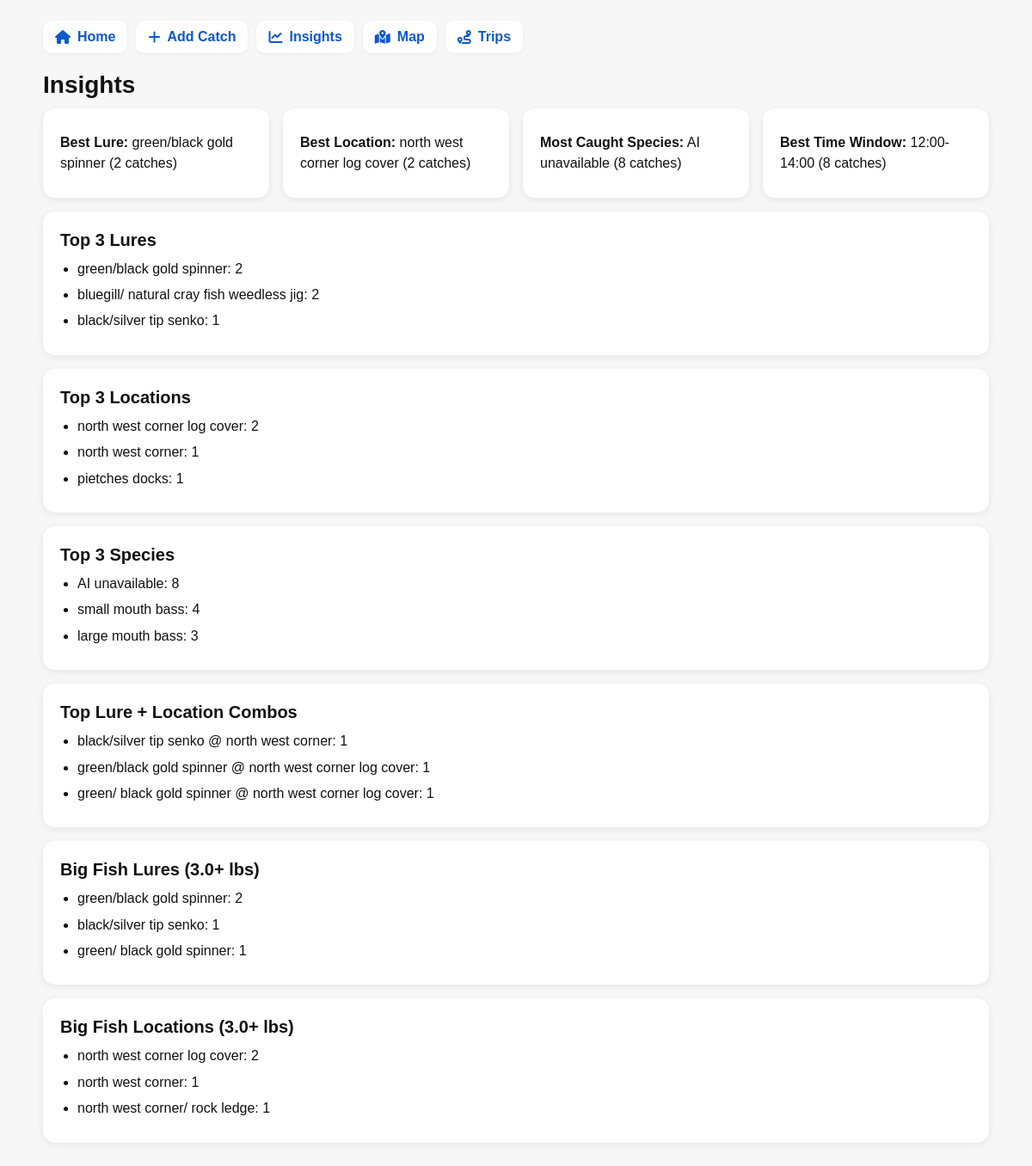
Screenshot of /insights with the database file from the repository.
### tables this page shows
CREATE TABLE catches (
            id INTEGER PRIMARY KEY AUTOINCREMENT,
            timestamp TEXT,
            species TEXT,
            lure TEXT,
            technique TEXT,
            location TEXT,
            weight TEXT,
            length TEXT,
            wind TEXT,
            temp TEXT,
            notes TEXT,
            mode TEXT,
            photo_path TEXT,
            photo_taken_at TEXT,
            photo_gps_lat TEXT,
            photo_gps_lon TEXT,
            photo_device TEXT,
            metadata_found INTEGER
        , is_favorite INTEGER DEFAULT 0, cloud_cover TEXT, trip_id INTEGER, water_temp TEXT, air_pressure TEXT);

### app.py (the view)
@app.route("/insights")
def insights():
    catches = get_all_catches()
    data = get_insights(catches)
    return render_template("insights.html", data=data)

### app.py (called while the page is built, shortened)
def get_connection():
    conn = sqlite3.connect(DB_FILE)
    conn.row_factory = sqlite3.Row
    return conn

def get_all_catches(search="", species="", lure="", location=""):
    conn = get_connection()
    cursor = conn.cursor()
    query = "SELECT * FROM catches WHERE 1=1"
    params = []
    if species:
        query += " AND species = ?"
        params.append(species)
    if lure:
        query += " AND lure = ?"
        params.append(lure)
    if location:
        query += " AND location = ?"
        params.append(location)
    query += " ORDER BY id DESC"
    cursor.execute(query, params)
    catches = cursor.fetchall()
    conn.close()
    return catches

def clean_value(value):
    if value is None:
        return None
    value = str(value).strip()
    if value == "":
        return None
    return value

def parse_datetime_from_catch(catch):
    timestamp = clean_value(catch["timestamp"])
    photo_taken_at = clean_value(catch["photo_taken_at"])
    for raw_time in [timestamp, photo_taken_at]:
        if not raw_time:
            continue
        for fmt in [
            "%Y-%m-%d %H:%M:%S",
            "%Y-%m-%d %H:%M",
            "%m/%d/%Y %I:%M %p",
            "%Y-%m-%dT%H:%M:%S",
            "%Y:%m:%d %H:%M:%S"
        ]:
            try:
                return datetime.strptime(raw_time, fmt)
            except ValueError:
                continue
    return None

def normalize_weight(weight):
    if weight is None:
        return None
    text = str(weight).strip().lower()
    text = text.replace("lbs", "").replace("lb", "").strip()
    try:
        return float(text)
    except ValueError:
        return None

### templates/insights.html
{% extends "base.html" %}
{% block content %}
<h1>Insights</h1>
<div class="grid">
    <div class="card">
        <p><strong>Best Lure:</strong> {% if data.best_lure %}{{ data.best_lure[0] }} ({{ data.best_lure[1] }} catches){% else %}N/A{% endif %}</p>
    </div>
    <div class="card">
        <p><strong>Best Location:</strong> {% if data.best_location %}{{ data.best_location[0] }} ({{ data.best_location[1] }} catches){% else %}N/A{% endif %}</p>
    </div>
    <div class="card">
        <p><strong>Most Caught Species:</strong> {% if data.top_species %}{{ data.top_species[0] }} ({{ data.top_species[1] }} catches){% else %}N/A{% endif %}</p>
    </div>
    <div class="card">
        <p><strong>Best Time Window:</strong> {% if data.best_time_window %}{{ data.best_time_window[0] }} ({{ data.best_time_window[1] }} catches){% else %}N/A{% endif %}</p>
    </div>
</div>
<div class="card">
    <h2>Top 3 Lures</h2>
    <ul>
        {% if data.top_lures %}
            {% for name, count in data.top_lures %}
                <li>{{ name }}: {{ count }}</li>
            {% endfor %}
        {% else %}
            <li>N/A</li>
        {% endif %}
    </ul>
</div>
<div class="card">
    <h2>Top 3 Locations</h2>
    <ul>
        {% if data.top_locations %}
            {% for name, count in data.top_locations %}
                <li>{{ name }}: {{ count }}</li>
            {% endfor %}
        {% else %}
            <li>N/A</li>
        {% endif %}
    </ul>
</div>
<div class="card">
    <h2>Top 3 Species</h2>
    <ul>
        {% if data.top_species_list %}
            {% for name, count in data.top_species_list %}
                <li>{{ name }}: {{ count }}</li>
            {% endfor %}
        {% else %}
            <li>N/A</li>
        {% endif %}
    </ul>
</div>
<div class="card">
    <h2>Top Lure + Location Combos</h2>
    <ul>
        {% if data.top_combos %}
            {% for name, count in data.top_combos %}
                <li>{{ name }}: {{ count }}</li>
            {% endfor %}
        {% else %}
            <li>N/A</li>
        {% endif %}
    </ul>
</div>
<div class="card">
    <h2>Big Fish Lures (3.0+ lbs)</h2>
    <ul>
        {% if data.big_lures %}
            {% for name, count in data.big_lures %}
                <li>{{ name }}: {{ count }}</li>
            {% endfor %}
        {% else %}
            <li>N/A</li>
        {% endif %}
    </ul>
</div>
<div class="card">
    <h2>Big Fish Locations (3.0+ lbs)</h2>
    <ul>
        {% if data.big_locations %}
            {% for name, count in data.big_locations %}
                <li>{{ name }}: {{ count }}</li>
            {% endfor %}
        {% else %}
            <li>N/A</li>
        {% endif %}
    </ul>
</div>
{% endblock %}

### templates/base.html (style rules this page uses)
body { font-family: Arial, sans-serif; max-width: 1100px; margin: 0 auto; padding: 16px; background: #f7f7f7; color: #111; }
h1 { margin-top: 0; margin-bottom: 10px; font-size: 28px; line-height: 1.2; }
h2 { margin-top: 0; margin-bottom: 10px; font-size: 20px; line-height: 1.3; }
p { margin: 8px 0; line-height: 1.5; }
.card { background: white; border-radius: 14px; padding: 16px; margin-bottom: 16px; box-shadow: 0 2px 8px rgba(0,0,0,0.08); }
.grid { display: grid; grid-template-columns: 1fr; gap: 16px; }
ul { padding-left: 20px; margin: 0; }
li { margin-bottom: 8px; line-height: 1.4; }
@media (min-width: 700px) { body { padding: 24px; } }
@media (min-width: 700px) { .grid { grid-template-columns: repeat(auto-fit, minmax(220px, 1fr)); } }
@media (min-width: 700px) { .card { padding: 20px; } }

### rows the page displays
catches: lure "green/black gold spinner", location "north west corner log cover", count "2", species "small mouth bass", count "4"
catches: species "AI unavailable", count "8"
catches: lure "bluegill/ natural cray fish weedless jig", count "2", location "north west corner/ rock ledge", count "1"
catches: lure "black/silver tip senko", count "1", location "north west corner", species "large mouth bass", count "3"
catches: location "pietches docks", count "1"
catches: lure "green/ black gold spinner", metadata_found "1"

### other values shown
{{ data.best_lure[1] }} "2"
{{ data.best_location[1] }} "2"
{{ data.top_species[1] }} "8"
{{ data.best_time_window[0] }} "12:00-14:00"
{{ data.best_time_window[1] }} "8"
{{ name }} "black/silver tip senko @ north west corner" "green/black gold spinner @ north west corner log cover" "green/ black gold spinner @ north west corner log cover"
{{ count }} "1" "1" "1"
